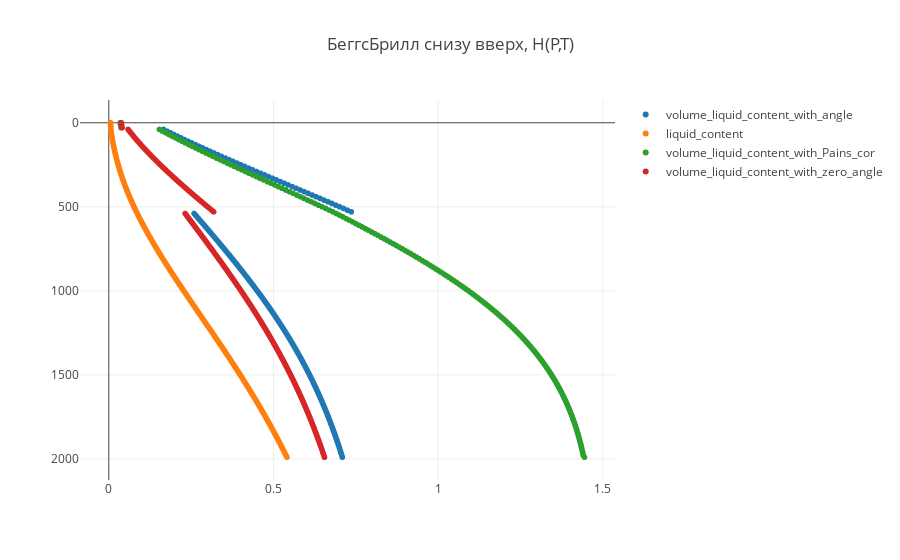

Notebook code for this chart:
### Code cell
trace1 = trace(33)
trace2 = trace(37)
trace3 = trace(49)
trace4 = trace(57)
data = [trace1, trace2, trace3, trace4]

plot()

### Figure 1 — Plotly figure (JSON) as saved in the notebook; plotly's stock layout.template omitted (floating-point values rounded to 4 significant figures; data arrays with more than 128 entries replaced by an {"elided": "..."} marker saying what was removed)
{"data": [{"mode": "markers", "name": "volume_liquid_content_with_angle", "type": "scattergl", "uid": "71955864-1b2b-4680-b8d3-bf21998a1b20", "x": {"elided": "200 float values"}, "y": {"elided": "200 int values"}}, {"mode": "markers", "name": "liquid_content", "type": "scattergl", "uid": "49e98112-8aab-40d9-9d58-da0f31b6c815", "x": {"elided": "200 float values"}, "y": {"elided": "200 int values"}}, {"mode": "markers", "name": "volume_liquid_content_with_Pains_cor", "type": "scattergl", "uid": "74501495-acd4-4a3b-9458-f2968359e9c2", "x": {"elided": "200 float values"}, "y": {"elided": "200 int values"}}, {"mode": "markers", "name": "volume_liquid_content_with_zero_angle", "type": "scattergl", "uid": "3dc2db01-9088-402b-b423-59a0fcaf8e01", "x": {"elided": "200 float values"}, "y": {"elided": "200 int values"}}], "layout": {"title": {"text": "БеггсБрилл снизу вверх, H(P,T)"}, "yaxis": {"autorange": "reversed"}}}
